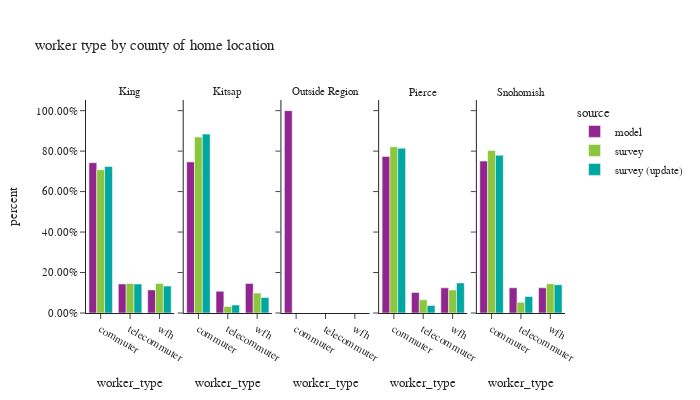

Notebook code cell kept with this figure:
### Code cell
df_worker_count = workers.groupby(['source','CountyName_hh','worker_type'])['pdexpfac']. \
    sum().reset_index()
df_worker_count['percent'] = df_worker_count.groupby(['source','CountyName_hh'], group_keys=False)['pdexpfac']. \
    apply(lambda x: x / float(x.sum()))

df_worker_count_ct = workers.groupby(['source','CountyName_hh','worker_type'])['pdexpfac'].count().reset_index(). \
    rename(columns={'pdexpfac':'sample count'})
df_worker_count = df_worker_count.merge(df_worker_count_ct, on=['source','CountyName_hh','worker_type']). \
    rename(columns={'pdexpfac':'total count'})


fig = px.bar(df_worker_count.sort_values(by=['CountyName_hh','worker_type']), x='worker_type', y="percent",
             facet_col="CountyName_hh", color="source",hover_data=['sample count','total count'],
             barmode="group",
             title="worker type by county of home location")
fig.for_each_annotation(lambda a: a.update(text = a.text.split("=")[-1]))
fig.update_layout(height=400, width=700, font=dict(size=11))
fig.for_each_yaxis(lambda a: a.update(tickformat = ".2%"))
fig.update_xaxes(categoryorder='array', categoryarray= ['commuter','telecommuter','wfh'])
fig.show()

### Figure 1 — Plotly figure (JSON) as saved in the notebook; plotly's stock layout.template omitted (floating-point values rounded to 4 significant figures)
{"data": [{"alignmentgroup": "True", "customdata": [[945000.0, 945000.0], [182800.0, 182800.0], [145200.0, 145200.0]], "hovertemplate": "source=model<br>CountyName_hh=King<br>worker_type=%{x}<br>percent=%{y}<br>sample count=%{customdata[0]}<br>total count=%{customdata[1]}<extra></extra>", "legendgroup": "model", "marker": {"color": "#91268F", "pattern": {"shape": ""}}, "name": "model", "offsetgroup": "model", "orientation": "v", "showlegend": true, "textposition": "auto", "type": "bar", "x": ["commuter", "telecommuter", "wfh"], "xaxis": "x", "y": [0.7424, 0.1436, 0.1141], "yaxis": "y"}, {"alignmentgroup": "True", "customdata": [[91550.0, 91550.0], [13150.0, 13150.0], [17900.0, 17900.0]], "hovertemplate": "source=model<br>CountyName_hh=Kitsap<br>worker_type=%{x}<br>percent=%{y}<br>sample count=%{customdata[0]}<br>total count=%{customdata[1]}<extra></extra>", "legendgroup": "model", "marker": {"color": "#91268F", "pattern": {"shape": ""}}, "name": "model", "offsetgroup": "model", "orientation": "v", "showlegend": false, "textposition": "auto", "type": "bar", "x": ["commuter", "telecommuter", "wfh"], "xaxis": "x2", "y": [0.7468, 0.1073, 0.146], "yaxis": "y2"}, {"alignmentgroup": "True", "customdata": [[1.0, 1.0]], "hovertemplate": "source=model<br>CountyName_hh=Outside Region<br>worker_type=%{x}<br>percent=%{y}<br>sample count=%{customdata[0]}<br>total count=%{customdata[1]}<extra></extra>", "legendgroup": "model", "marker": {"color": "#91268F", "pattern": {"shape": ""}}, "name": "model", "offsetgroup": "model", "orientation": "v", "showlegend": false, "textposition": "auto", "type": "bar", "x": ["commuter"], "xaxis": "x3", "y": [1.0], "yaxis": "y3"}, {"alignmentgroup": "True", "customdata": [[345900.0, 345900.0], [45400.0, 45400.0], [55590.0, 55590.0]], "hovertemplate": "source=model<br>CountyName_hh=Pierce<br>worker_type=%{x}<br>percent=%{y}<br>sample count=%{customdata[0]}<br>total count=%{customdata[1]}<extra></extra>", "legendgroup": "model", "marker": {"color": "#91268F", "pattern": {"shape": ""}}, "name": "model", "offsetgroup": "model", "orientation": "v", "showlegend": false, "textposition": "auto", "type": "bar", "x": ["commuter", "telecommuter", "wfh"], "xaxis": "x4", "y": [0.774, 0.1016, 0.1244], "yaxis": "y4"}, {"alignmentgroup": "True", "customdata": [[329400.0, 329400.0], [54680.0, 54680.0], [54630.0, 54630.0]], "hovertemplate": "source=model<br>CountyName_hh=Snohomish<br>worker_type=%{x}<br>percent=%{y}<br>sample count=%{customdata[0]}<br>total count=%{customdata[1]}<extra></extra>", "legendgroup": "model", "marker": {"color": "#91268F", "pattern": {"shape": ""}}, "name": "model", "offsetgroup": "model", "orientation": "v", "showlegend": false, "textposition": "auto", "type": "bar", "x": ["commuter", "telecommuter", "wfh"], "xaxis": "x5", "y": [0.7508, 0.1246, 0.1245], "yaxis": "y5"}, {"alignmentgroup": "True", "customdata": [[1396.0, 643000.0], [590.0, 132300.0], [573.0, 132400.0]], "hovertemplate": "source=survey<br>CountyName_hh=King<br>worker_type=%{x}<br>percent=%{y}<br>sample count=%{customdata[0]}<br>total count=%{customdata[1]}<extra></extra>", "legendgroup": "survey", "marker": {"color": "#8CC63E", "pattern": {"shape": ""}}, "name": "survey", "offsetgroup": "survey", "orientation": "v", "showlegend": true, "textposition": "auto", "type": "bar", "x": ["commuter", "telecommuter", "wfh"], "xaxis": "x", "y": [0.7083, 0.1458, 0.1459], "yaxis": "y"}, {"alignmentgroup": "True", "customdata": [[107.0, 91950.0], [17.0, 3379.0], [37.0, 10380.0]], "hovertemplate": "source=survey<br>CountyName_hh=Kitsap<br>worker_type=%{x}<br>percent=%{y}<br>sample count=%{customdata[0]}<br>total count=%{customdata[1]}<extra></extra>", "legendgroup": "survey", "marker": {"color": "#8CC63E", "pattern": {"shape": ""}}, "name": "survey", "offsetgroup": "survey", "orientation": "v", "showlegend": false, "textposition": "auto", "type": "bar", "x": ["commuter", "telecommuter", "wfh"], "xaxis": "x2", "y": [0.8698, 0.03196, 0.09823], "yaxis": "y2"}, {"alignmentgroup": "True", "customdata": [[229.0, 262600.0], [55.0, 20800.0], [63.0, 36370.0]], "hovertemplate": "source=survey<br>CountyName_hh=Pierce<br>worker_type=%{x}<br>percent=%{y}<br>sample count=%{customdata[0]}<br>total count=%{customdata[1]}<extra></extra>", "legendgroup": "survey", "marker": {"color": "#8CC63E", "pattern": {"shape": ""}}, "name": "survey", "offsetgroup": "survey", "orientation": "v", "showlegend": false, "textposition": "auto", "type": "bar", "x": ["commuter", "telecommuter", "wfh"], "xaxis": "x4", "y": [0.8212, 0.06504, 0.1137], "yaxis": "y4"}, {"alignmentgroup": "True", "customdata": [[214.0, 213300.0], [53.0, 14020.0], [77.0, 38380.0]], "hovertemplate": "source=survey<br>CountyName_hh=Snohomish<br>worker_type=%{x}<br>percent=%{y}<br>sample count=%{customdata[0]}<br>total count=%{customdata[1]}<extra></extra>", "legendgroup": "survey", "marker": {"color": "#8CC63E", "pattern": {"shape": ""}}, "name": "survey", "offsetgroup": "survey", "orientation": "v", "showlegend": false, "textposition": "auto", "type": "bar", "x": ["commuter", "telecommuter", "wfh"], "xaxis": "x5", "y": [0.8028, 0.05276, 0.1444], "yaxis": "y5"}, {"alignmentgroup": "True", "customdata": [[1482.0, 670500.0], [617.0, 132500.0], [592.0, 123300.0]], "hovertemplate": "source=survey (update)<br>CountyName_hh=King<br>worker_type=%{x}<br>percent=%{y}<br>sample count=%{customdata[0]}<br>total count=%{customdata[1]}<extra></extra>", "legendgroup": "survey (update)", "marker": {"color": "#00A7A0", "pattern": {"shape": ""}}, "name": "survey (update)", "offsetgroup": "survey (update)", "orientation": "v", "showlegend": true, "textposition": "auto", "type": "bar", "x": ["commuter", "telecommuter", "wfh"], "xaxis": "x", "y": [0.7238, 0.143, 0.1332], "yaxis": "y"}, {"alignmentgroup": "True", "customdata": [[112.0, 89410.0], [17.0, 3999.0], [35.0, 7721.0]], "hovertemplate": "source=survey (update)<br>CountyName_hh=Kitsap<br>worker_type=%{x}<br>percent=%{y}<br>sample count=%{customdata[0]}<br>total count=%{customdata[1]}<extra></extra>", "legendgroup": "survey (update)", "marker": {"color": "#00A7A0", "pattern": {"shape": ""}}, "name": "survey (update)", "offsetgroup": "survey (update)", "orientation": "v", "showlegend": false, "textposition": "auto", "type": "bar", "x": ["commuter", "telecommuter", "wfh"], "xaxis": "x2", "y": [0.8841, 0.03955, 0.07634], "yaxis": "y2"}, {"alignmentgroup": "True", "customdata": [[239.0, 232300.0], [54.0, 10570.0], [65.0, 42390.0]], "hovertemplate": "source=survey (update)<br>CountyName_hh=Pierce<br>worker_type=%{x}<br>percent=%{y}<br>sample count=%{customdata[0]}<br>total count=%{customdata[1]}<extra></extra>", "legendgroup": "survey (update)", "marker": {"color": "#00A7A0", "pattern": {"shape": ""}}, "name": "survey (update)", "offsetgroup": "survey (update)", "orientation": "v", "showlegend": false, "textposition": "auto", "type": "bar", "x": ["commuter", "telecommuter", "wfh"], "xaxis": "x4", "y": [0.8144, 0.03703, 0.1486], "yaxis": "y4"}, {"alignmentgroup": "True", "customdata": [[222.0, 219600.0], [54.0, 22960.0], [77.0, 39280.0]], "hovertemplate": "source=survey (update)<br>CountyName_hh=Snohomish<br>worker_type=%{x}<br>percent=%{y}<br>sample count=%{customdata[0]}<br>total count=%{customdata[1]}<extra></extra>", "legendgroup": "survey (update)", "marker": {"color": "#00A7A0", "pattern": {"shape": ""}}, "name": "survey (update)", "offsetgroup": "survey (update)", "orientation": "v", "showlegend": false, "textposition": "auto", "type": "bar", "x": ["commuter", "telecommuter", "wfh"], "xaxis": "x5", "y": [0.7791, 0.08148, 0.1394], "yaxis": "y5"}], "layout": {"annotations": [{"font": {}, "showarrow": false, "text": "King", "x": 0.092, "xanchor": "center", "xref": "paper", "y": 1.0, "yanchor": "bottom", "yref": "paper"}, {"font": {}, "showarrow": false, "text": "Kitsap", "x": 0.296, "xanchor": "center", "xref": "paper", "y": 1.0, "yanchor": "bottom", "yref": "paper"}, {"font": {}, "showarrow": false, "text": "Outside Region", "x": 0.5, "xanchor": "center", "xref": "paper", "y": 1.0, "yanchor": "bottom", "yref": "paper"}, {"font": {}, "showarrow": false, "text": "Pierce", "x": 0.704, "xanchor": "center", "xref": "paper", "y": 1.0, "yanchor": "bottom", "yref": "paper"}, {"font": {}, "showarrow": false, "text": "Snohomish", "x": 0.908, "xanchor": "center", "xref": "paper", "y": 1.0, "yanchor": "bottom", "yref": "paper"}], "barmode": "group", "font": {"size": 11}, "height": 400, "legend": {"title": {"text": "source"}, "tracegroupgap": 0}, "title": {"text": "worker type by county of home location"}, "width": 700, "xaxis": {"anchor": "y", "categoryarray": ["commuter", "telecommuter", "wfh"], "categoryorder": "array", "domain": [0.0, 0.184], "title": {"text": "worker_type"}}, "xaxis2": {"anchor": "y2", "categoryarray": ["commuter", "telecommuter", "wfh"], "categoryorder": "array", "domain": [0.204, 0.388], "matches": "x", "title": {"text": "worker_type"}}, "xaxis3": {"anchor": "y3", "categoryarray": ["commuter", "telecommuter", "wfh"], "categoryorder": "array", "domain": [0.408, 0.592], "matches": "x", "title": {"text": "worker_type"}}, "xaxis4": {"anchor": "y4", "categoryarray": ["commuter", "telecommuter", "wfh"], "categoryorder": "array", "domain": [0.612, 0.796], "matches": "x", "title": {"text": "worker_type"}}, "xaxis5": {"anchor": "y5", "categoryarray": ["commuter", "telecommuter", "wfh"], "categoryorder": "array", "domain": [0.816, 1.0], "matches": "x", "title": {"text": "worker_type"}}, "yaxis": {"anchor": "x", "domain": [0.0, 1.0], "tickformat": ".2%", "title": {"text": "percent"}}, "yaxis2": {"anchor": "x2", "domain": [0.0, 1.0], "matches": "y", "showticklabels": false, "tickformat": ".2%"}, "yaxis3": {"anchor": "x3", "domain": [0.0, 1.0], "matches": "y", "showticklabels": false, "tickformat": ".2%"}, "yaxis4": {"anchor": "x4", "domain": [0.0, 1.0], "matches": "y", "showticklabels": false, "tickformat": ".2%"}, "yaxis5": {"anchor": "x5", "domain": [0.0, 1.0], "matches": "y", "showticklabels": false, "tickformat": ".2%"}}}
